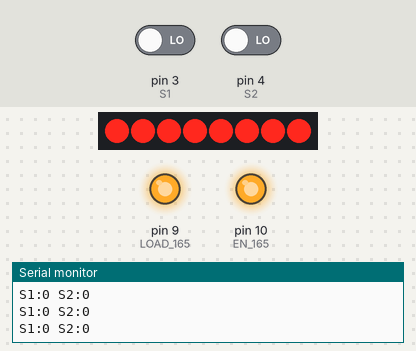
Recording of a sketch running on a simulated Arduino Uno, built with avr-gcc and run on an emulated ATmega328P. On the bench: 8 shift-register outputs drawn as a row of LEDs (first output left, lit = HIGH), output pins drawn as LEDs (lit = HIGH), the last lines printed to the serial monitor. Wiring (inferred from the names in the program): shift register (74HC595): latch pin 8. Wiring (inferred from the signals the program sends): row of LEDs: on Q0, Q1, Q2, Q3, Q4, Q5, Q6, Q7. The inputs (shaded band) are chosen by the test bench; at power-on: pin 3 (S1) LOW, pin 4 (S2) LOW. Pins used as bus, display or sensor lines are not drawn.

Above: at 1.2 s.
1.3 s: pin 3 (S1) driven HIGH
At 2.0 s:
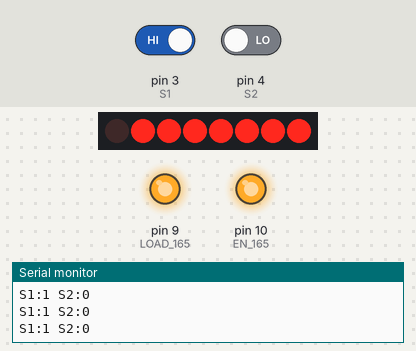
2.8 s: pin 4 (S2) driven HIGH
At 3.3 s:
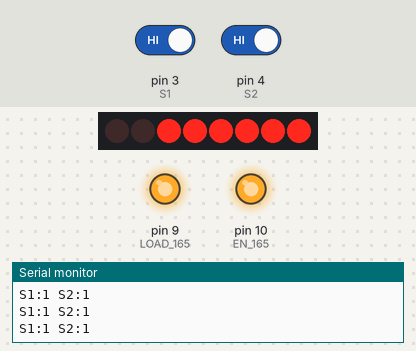
4.3 s: pin 3 (S1) driven LOW
At 4.6 s:
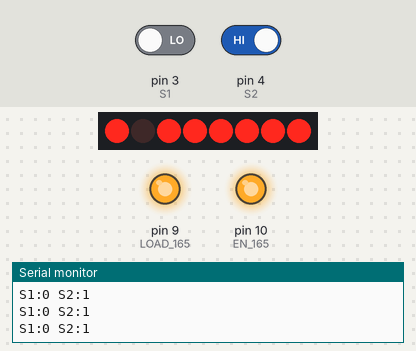
5.8 s: pin 4 (S2) driven LOW
At 7.1 s:
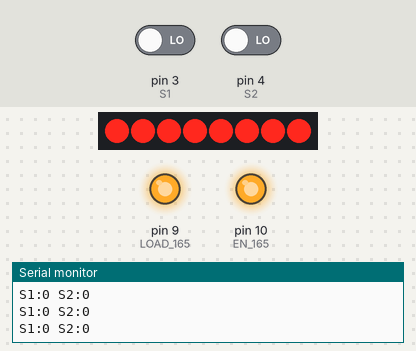
Timing chart, 0 to 8.3 s (numbered marks = the images above; inputs shaded):
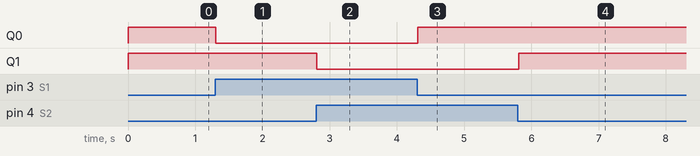

The sketch:

Ardu8_20_LineSensor.ino
```cpp
/*
  Робототехнический контроллер «Кибернетический»: модуль «Датчик линии»

  S1 (разъём X4 модуля) → D3 (XP17), S2 (X2) → D4 (XP18).
  Белое — 0 (LOW), чёрное — 1 (HIGH). LED1 горит, когда S1 на чёрном, LED2 — когда S2.
  Значения выводятся в монитор порта (115200). Порог настраивается подстроечником R7 на модуле.

  Плата в Arduino IDE: Arduino Uno. Кабель USB-C — в ВЕРХНИЙ разъём (Arduino).
  DIP-переключатель: DIP1 и DIP4 = OFF, DIP5 = ON (светодиоды).
*/

#include <SPI.h>

// ---------- Светодиоды и кнопки Arduino-части ----------
// Светодиоды подключены через сдвиговый регистр 74HC595, кнопки — через 74HC165.
// Оба регистра работают по шине SPI (D11 — данные, D12 — приём, D13 — такт).
const int LATCH_595 = 8;   // защёлка 74HC595
const int LOAD_165  = 9;   // «фотография» кнопок в 74HC165
const int EN_165    = 10;  // LOW — 74HC165 подключён к линии приёма SPI

// Номера битов: 1 — LED1, 2 — LED2, 4 — LED3, 8 — LED4, 16 — синий, 32 — зелёный, 64 — красный
const byte LED1 = 1, LED2 = 2, LED3 = 4, LED4 = 8;
const byte BLUE = 16, GREEN = 32, RED = 64;

// Зажечь светодиоды. В переменной leds 1 = горит.
// Регистр зажигает светодиод нулём, поэтому байт инвертируем (~).
void showLeds(byte leds) {
  digitalWrite(LATCH_595, LOW);
  SPI.transfer(~leds);
  digitalWrite(LATCH_595, HIGH);   // импульс на защёлке — байт появляется на выходах
}

// Прочитать кнопки: бит 0 — BUT1 … бит 3 — BUT4 (слева направо). 1 = нажата.
byte readButtons() {
  digitalWrite(LOAD_165, LOW);     // «сфотографировать» кнопки
  delayMicroseconds(5);
  digitalWrite(LOAD_165, HIGH);
  digitalWrite(EN_165, LOW);       // подключить регистр к линии приёма
  byte b = SPI.transfer(0);        // принять байт
  digitalWrite(EN_165, HIGH);
  return b & 0x0F;                 // нужны только 4 младших бита
}

void boardBegin() {
  pinMode(LATCH_595, OUTPUT);
  pinMode(LOAD_165, OUTPUT);
  pinMode(EN_165, OUTPUT);
  digitalWrite(LOAD_165, HIGH);
  digitalWrite(EN_165, HIGH);
  SPI.begin();
  showLeds(0);                     // всё погасить
}

const int S1 = 3, S2 = 4;

void setup() {
  boardBegin();
  pinMode(S1, INPUT);
  pinMode(S2, INPUT);
  Serial.begin(115200);
}

void loop() {
  int s1 = digitalRead(S1);        // 1 — чёрное
  int s2 = digitalRead(S2);
  showLeds((s1 ? LED1 : 0) | (s2 ? LED2 : 0));
  Serial.print("S1:"); Serial.print(s1);
  Serial.print(" S2:"); Serial.println(s2);
  delay(100);
}
```

Measured:
- after the input at 1.3 s, Q0: HIGH → LOW at once
- after the input at 2.8 s, Q1: HIGH → LOW at once
- after the input at 4.3 s, Q0: LOW → HIGH at once
- after the input at 5.8 s, Q1: LOW → HIGH at once
